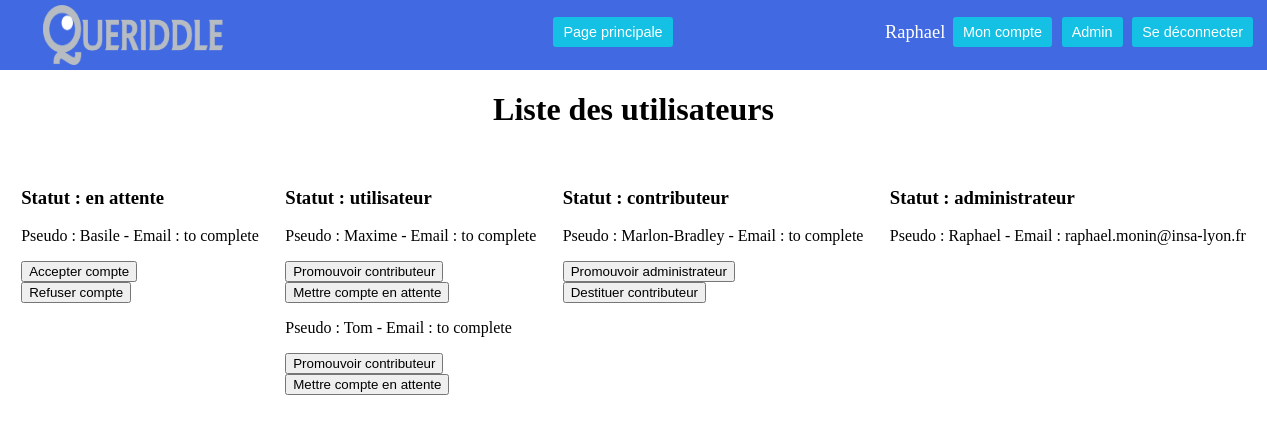
The page /manage_accounts (signed in) on the database its author committed.
### tabledef.py (models this page shows, shortened)
class Utilisateur(Base):
    __tablename__ = "utilisateurs"
    username = Column(String, primary_key=True)
    email = Column(String)
    password = Column(String)
    status = Column(String)
    annee = Column(Integer, ForeignKey("annees.annee"))
    annee_rel = relationship("Annee", foreign_keys=[annee])

### queriddle.py (the view)
@app.route("/manage_accounts")
def manage_accounts():
    if not session.get('logged_in'):
        return redirect(url_for('do_admin_login'))
    else:
        Session = sessionmaker(bind=engine)
        s = Session()
        query = s.query(Utilisateur)
        en_attentes = []
        utilisateurs = []
        contributeurs = []
        administrateurs = []
        for q in query:
            if q.status == "en attente":
                en_attentes.append(q)
            elif q.status == "utilisateur":
                utilisateurs.append(q)
            elif q.status == "contributeur":
                contributeurs.append(q)
            elif q.status == "administrateur":
                administrateurs.append(q)
        return render_template("manage_accounts.html", myUsername=session['username'], en_attentes=en_attentes, utilisateurs=utilisateurs, contributeurs=contributeurs, administrateurs=administrateurs)

### templates/manage_accounts.html (shortened to what this page needs)
<!DOCTYPE html>
<html lang="en">
<head>
</head>
<body>
    {% include 'head.html' %}
    <h1>Liste des utilisateurs</h1>
    <br>
    <div id="main">
        <div>
            <h3>Statut : en attente</h3>
            {% for u in en_attentes %}
                <p>Pseudo : {{ u.username }} - Email : {{ u.email }}</p>
                <form action="/Upgrade" method="post">
                    <input type="submit" value="Accepter compte" >
                </form>
                <form action="/Degrade" method="post">
                    <input type="submit" value="Refuser compte" >
                </form>
            {% endfor %}
        </div>
        <div>
            <h3>Statut : utilisateur</h3>
            {% for u in utilisateurs %}
                <p>Pseudo : {{ u.username }} - Email : {{ u.email }}</p>
                <form action="/Upgrade" method="post">
                    <input type="submit" value="Promouvoir contributeur" >
                </form>
                <form action="/Degrade" method="post">
                    <input type="submit" value="Mettre compte en attente" >
                </form>
            {% endfor %}
        </div>
        <div>
            <h3>Statut : contributeur</h3>
            {% for u in contributeurs %}
                <p>Pseudo : {{ u.username }} - Email : {{ u.email }}</p>
                <form action="/Upgrade" method="post">
                    <input type="submit" value="Promouvoir administrateur" >
                </form>
                <form action="/Degrade" method="post">
                    <input type="submit" value="Destituer contributeur" >
                </form>
            {% endfor %}
        </div>
        <div>
            <h3>Statut : administrateur</h3>
            {% for u in administrateurs %}
                <p>Pseudo : {{ u.username }} - Email : {{ u.email }}</p>
            {% endfor %}
        </div>
    </div>
</body>
</html>

### templates/head.html (shortened to what this page needs)
<!DOCTYPE html>
<html lang="en">
<head>
    <link rel="stylesheet" href="/static/head.css" type="text/css">
</head>
<body>
    <div id="entete">
        <img src="/static/logo.png">
        <div id="Accueil">
            <form action="http://0.0.0.0:5000">
                <input id="bouton" type="submit" value="Page principale">
            </form>
        </div>
        <div id="statut">
            <p id="username">{{ myUsername }}</p>
            <form action="http://0.0.0.0:5000/my_account">
                <input id="bouton" type="submit" value="Mon compte">
            </form>
            <form action="http://0.0.0.0:5000/administrateur">
                <input id="bouton" type="submit" value="Admin">
            </form>
            <form action="http://0.0.0.0:5000/logout">
                <input id="bouton" type="submit" value="Se déconnecter">
            </form>
        </div>
    </div>
</body>
</html>

### static/head.css (style rules this page uses)
#entete { margin-left: -15px; margin-right: -15px; margin-top: -8px; height: 70px; background-color: #4169E1; text-align:center; }
img { float: left; margin-left: 50px; margin-top: 5px; height: 60px; width: 180px; }
#Accueil { position: absolute; height: 56px; width: 300px; margin-top: 15px; margin-left: 470px; }
#statut { margin-left: 890px; margin-top: 0px; height: 60px; width: 370px; border: 2px solid #4169E1; display: flex; justify-content:space-between; align-items: center; }
#username { font-size: 1.15em; color: white; }
#bouton { font: 0.9em "Fira Sans",sans-serif; cursor: pointer; line-height: 70%; border: 2px solid #4169E1; background-color: #14C0E3; color: white; border-radius: 5px; padding: 10px; }

### templates/manage_accounts.html (style rules this page uses)
#main { display: flex; justify-content: space-around; }
h1 { text-align: center; }

### rows shown on the page
Utilisateur: username "Raphael", email "raphael.monin@insa-lyon.fr"
Utilisateur: username "Basile", email "to complete"
Utilisateur: username "Maxime", email "to complete"
Utilisateur: username "Tom", email "to complete"
Utilisateur: username "Marlon-Bradley", email "to complete"
